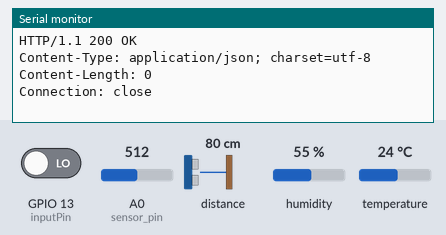
A sketch run on a simulated ESP8266 (NodeMCU). Parts: the last lines printed to the serial monitor. Wiring (inferred from the names in the program): ultrasonic range finder: trigger GPIO 2; echo GPIO 0. The test bench sets the inputs (shaded band); at power-on: distance to the obstacle 80 cm, A0 (sensor_pin) = 512, GPIO 13 (inputPin) LOW, humidity 55 %, temperature 24 °C. The echo pulse lasts 58.3 µs per cm; WiFi joins after 1.5 s; servers stay silent unless stated; uploads are accepted with an empty reply.

Above: at 2.8 s.
2.9 s: distance to the obstacle set to 2 cm
At 3.9 s:
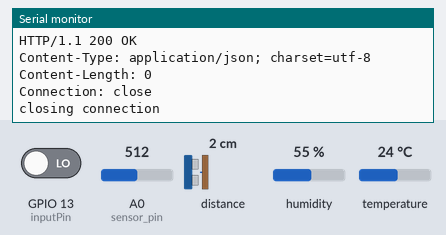
9.6 s: A0 (sensor_pin) set to 716
At 11.9 s:
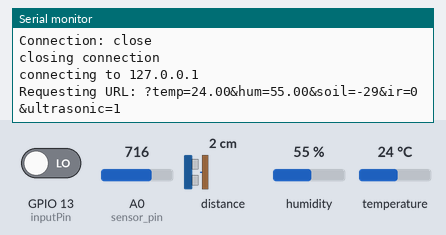
15.3 s: GPIO 13 (inputPin) driven HIGH
At 16.7 s:
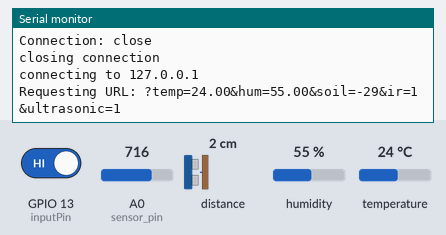
21.0 s: humidity set to 22 %
At 25.74 s:
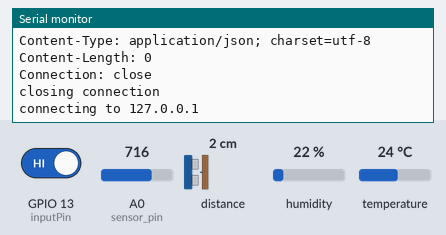
26.7 s: temperature set to 12 °C
At 31.0 s:
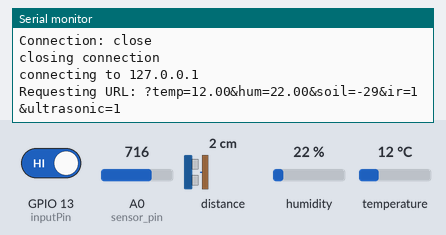
32.4 s: A0 (sensor_pin) set to 992
At 35.8 s:
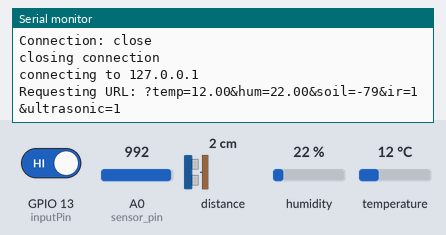
Timing chart, 0 to 37.3 s (numbered marks = the images above; inputs shaded):
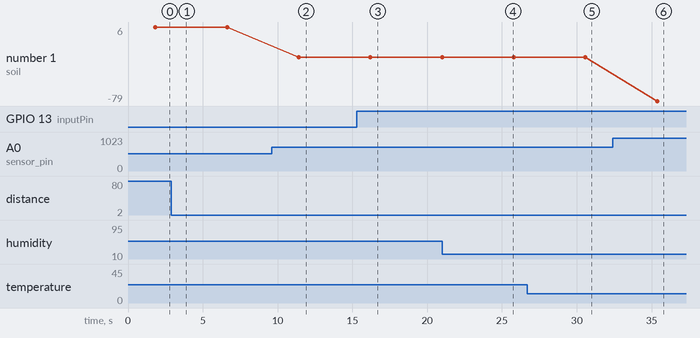

Measured:
- after the input at 9.6 s, the serial monitor: prints a new line after 1.8 s (image 2)
- after the input at 15.3 s, the serial monitor: prints a new line after 0.90 s (image 3)
- after the input at 26.7 s, the serial monitor: prints a new line after 3.9 s (image 5)
- after the input at 32.4 s, the serial monitor: prints a new line after 3.0 s (image 6)
- plotted number 1: 6 → -29 after the input at 9.6 s, -29 → -79 after the input at 32.4 s

The sketch:

Arduino_code.ino
```cpp
#include <ESP8266WiFi.h>
#include <DHT.h>

#define DHTPIN 0

const int trigPin = 2;  //D4
const int echoPin = 0;  //D3
int inputPin = 13;
int sensor_pin = A0;
int output_value ;

const char* ssid     = "realme C21";
const char* password = "radha krishna";
const char* host = "127.0.0.1";
DHT dht(DHTPIN, DHT11);


void setup() {
  pinMode(trigPin, OUTPUT); // Sets the trigPin as an Output
  pinMode(echoPin, INPUT); // Sets the echoPin as an Input
  pinMode(inputPin, INPUT);
  pinMode(sensor_pin, INPUT);
  Serial.begin(115200);
  delay(100);
  dht.begin();
  Serial.println();
  Serial.println();
  Serial.print("Connecting to ");
  Serial.println(ssid);

  WiFi.begin(ssid, password);
  while (WiFi.status() != WL_CONNECTED) {
    delay(500);
    Serial.print(".");
  }

  Serial.println("");
  Serial.println("WiFi connected");
  Serial.println("IP address: ");
  Serial.println(WiFi.localIP());
  Serial.print("Netmask: ");
  Serial.println(WiFi.subnetMask());
  Serial.print("Gateway: ");
  Serial.println(WiFi.gatewayIP());
}
void loop() {

  float t = dht.readTemperature();
  float h = dht.readHumidity();;
  output_value= analogRead(sensor_pin);
  output_value = map(output_value,550,0,0,100);
  int s=output_value;
  int i=digitalRead(inputPin);

  long duration;
  // Clears the trigPin
  digitalWrite(trigPin, LOW);
  delayMicroseconds(2);

  // Sets the trigPin on HIGH state for 10 micro seconds
  digitalWrite(trigPin, HIGH);
  delayMicroseconds(10);
  digitalWrite(trigPin, LOW);

  // Reads the echoPin, returns the sound wave travel time in microseconds
  duration = pulseIn(echoPin, HIGH);

  // Calculating the distance
  int u= duration*0.034/2;
//-----------------------------------------ultrasonic----------------------------------


  Serial.print("connecting to ");
  Serial.println(host);

  WiFiClient client;
  const int httpPort = 8000;
  if (!client.connect(host, httpPort)) {
    Serial.println("connection failed");
    return;
  }

 String url = "?temp="+String(t)+"&hum="+String(h)+"&soil="+String(s)+"&ir="+String(i)+"&ultrasonic="+String(u);
  Serial.print("Requesting URL: ");
  Serial.println(url);

  client.print(String("GET ") + url + " HTTP/1.1\r\n" +
               "Host: " + host + "\r\n" +
               "Connection: close\r\n\r\n");
  delay(500);

  while(client.available()){
    String line = client.readStringUntil('\r');
    Serial.print(line);
  }

  Serial.println();
  Serial.println("closing connection");
  delay(3000);
}
```
